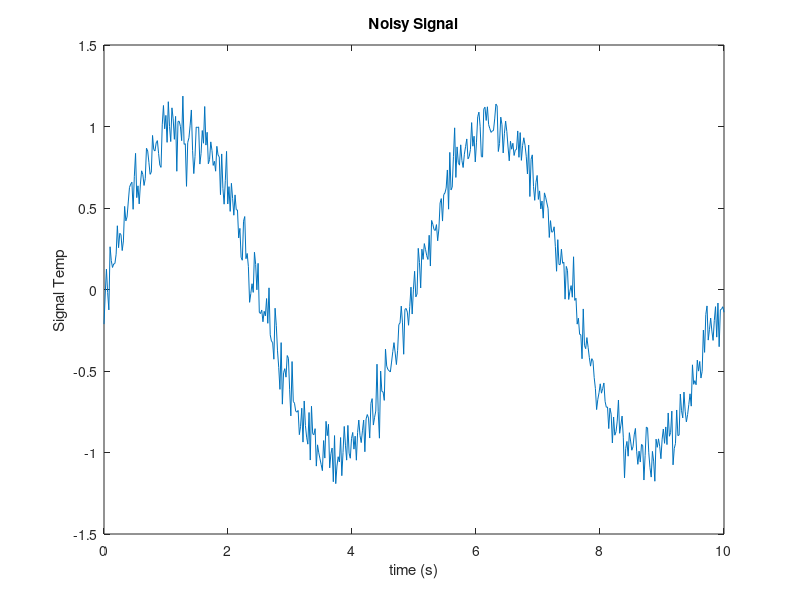

Here is the MATLAB script that generated this plot:
%Clauson,John
%11/03/2021
%Noisy Signal Sim
clc,clear,format compact

t = linspace(0, 10, 512);
S = sin(2*pi.*t./5);

N = (0.1)*randn(size(t));

X=S+N;

SNR = 20*log10(std(S)/std(N))

plot(t,X)
title("Noisy Signal")
xlabel("time (s)")
ylabel("Signal Temp")